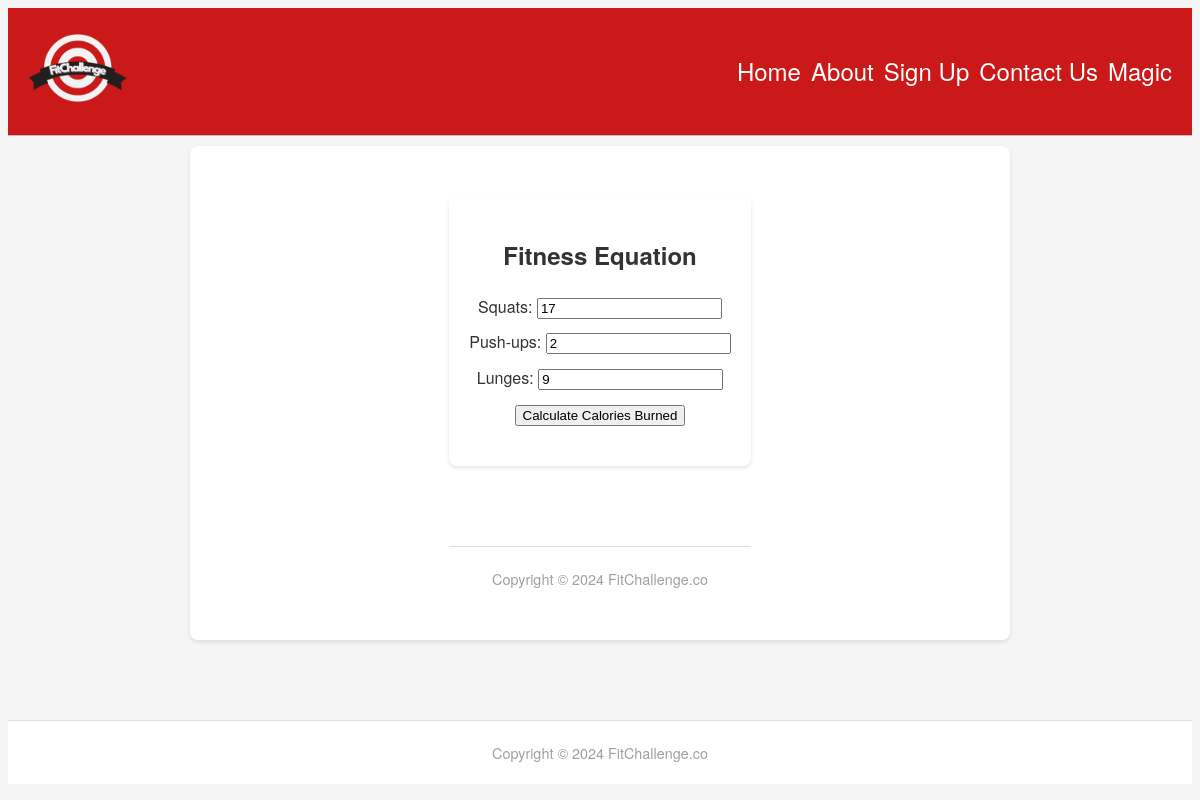
/magic/, run on the app's committed database.
### pages/models.py (models this page shows)
class Page(models.Model):
    title = models.CharField(max_length=60)
    permalink = models.CharField(max_length=12, unique=True)
    update_date = models.DateTimeField('Last Updated')
    create_date = models.DateField('First Published', default = datetime.date.today)
    bodytext = models.TextField('Page Content', blank=True)
    daily_challenge = models.TextField('Daily challenge', blank=True)

### pages/views.py (the view)
# urls.py: path('magic/', views.magic, name='magic'),
def magic(request):
    pg = Page.objects.get(permalink='/magic')
    context = {
		'title': pg.title,
		'content': pg.bodytext,
		'last_updated': pg.update_date,
		'page_list': Page.objects.all(),
	}
    return render(request, 'pages/magic.html', context)

### pages/templates/pages/magic.html (shortened to what this page needs)
{% extends "about.html" %}
{% block navbar %}
    {% for page in page_list %}
        <li><a href="{{ page.permalink }}">{{ page.title }}</a></li>
    {% endfor %}
{% endblock navbar %}
{% block main_content %}
<!DOCTYPE html>
<html lang="en">
<head>
</head>
<body>
<div class="container">
    <h1>Fitness Equation</h1>
    <div class="exercise-input">
        <label for="squats">Squats:</label>
        <input type="number" id="squats" value="17">
    </div>
    <div class="exercise-input">
        <label for="pushups">Push-ups:</label>
        <input type="number" id="pushups" value="2">
    </div>
    <div class="exercise-input">
        <label for="lunges">Lunges:</label>
        <input type="number" id="lunges" value="9">
    </div>
    <button onclick="calculateCalories()">Calculate Calories Burned</button>
</div>
</body>
</html>
		<footer id="footer">Copyright &copy; 2024 FitChallenge.co</footer>
	</div>
	</body>
</html>
{% endblock main_content %}

### ca229_project_site/static/about.css (style rules this page uses)
body { background-color: #F5F5F5; font-family: "Helvetica Neue", Arial, sans-serif; font-size: 1em; line-height: 1.6; text-align: justify; color: #333; }
#nav li { margin-right: 10px; font-size: 1em; color: #ffffff; position: relative; }
#nav li:last-child { margin-right: 0; border-bottom: none; }
#nav li a { text-decoration: none; color: #ffffff; font-size: 1.5em; transition: color 0.3s ease; }
#nav li a::after { content: ''; position: absolute; left: 0; bottom: -2px; height: 2px; width: 0; background-color: #FFFFFF; transition: width 0.3s; }
#footer { text-align: center; font-size: 0.9em; margin-top: 80px; padding-top: 20px; padding-bottom: 20px; background-color: #FFFFFF; border-top: thin solid #DDDDDD; color: #A0A0A0; }

### pages/templates/pages/magic.html (style rules this page uses)
.container { background-color: #fff; padding: 20px; border-radius: 8px; box-shadow: 0 2px 4px rgba(0, 0, 0, 0.1); }
h1 { text-align: center; color: #333; }
.exercise-input { text-align: center; margin-bottom: 10px; }

### data on the page
Page: title "Home"
Page: title "About"
Page: title "Sign Up"
Page: title "Contact Us"
Page: title "Magic"
